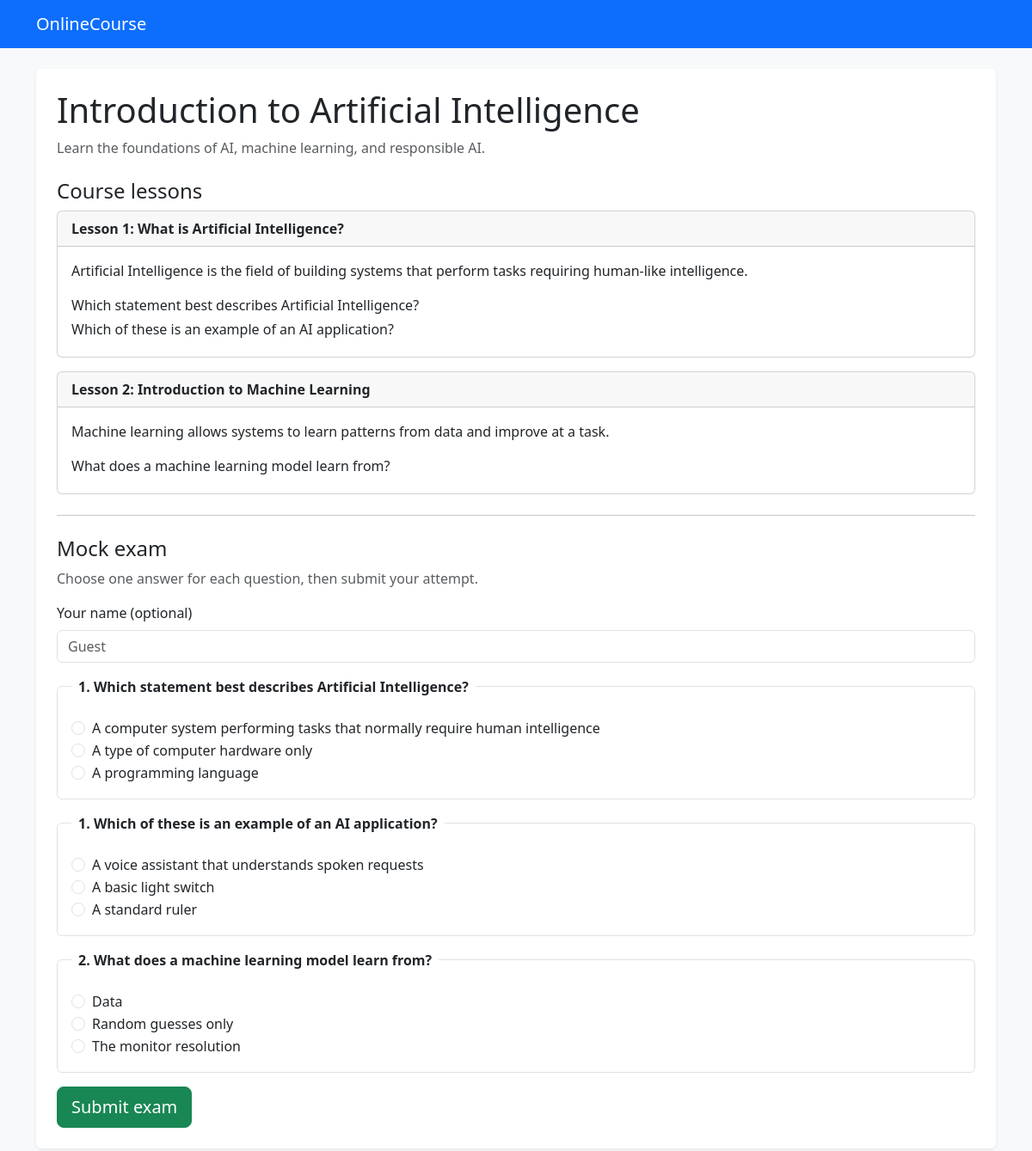
The page /courses/1/ on the database its author committed.
### onlinecourse/models.py (models this page shows, shortened)
class Course(models.Model):
    name = models.CharField(max_length=200)
    description = models.TextField(blank=True)

class Lesson(models.Model):
    course = models.ForeignKey(Course, on_delete=models.CASCADE, related_name="lessons")
    title = models.CharField(max_length=200)
    content = models.TextField(blank=True)
    order = models.PositiveIntegerField(default=1)
    class Meta:
        ordering = ["order", "id"]

class Question(models.Model):
    lesson = models.ForeignKey(Lesson, on_delete=models.CASCADE, related_name="questions")
    question_text = models.CharField(max_length=500)

class Choice(models.Model):
    question = models.ForeignKey(Question, on_delete=models.CASCADE, related_name="choices")
    choice_text = models.CharField(max_length=300)
    is_correct = models.BooleanField(default=False)

### onlinecourse/views.py (the view)
# urls.py: path("<int:course_id>/", views.course_details, name="course_details"),
def course_details(request, course_id):
    course = get_object_or_404(Course.objects.prefetch_related("lessons__questions__choices"), pk=course_id)
    return render(request, "onlinecourse/course_details_bootstrap.html", {"course": course})

### onlinecourse/templates/onlinecourse/course_details_bootstrap.html (shortened to what this page needs)
{% extends "onlinecourse/base.html" %}
{% block content %}
<div class="bg-white p-4 rounded shadow-sm">
  <h1 class="mb-2">{{ course.name }}</h1>
  <p class="text-muted">{{ course.description }}</p>
  <h2 class="h4 mt-4">Course lessons</h2>
  {% for lesson in course.lessons.all %}
    <section class="card mb-3">
      <div class="card-header"><strong>Lesson {{ forloop.counter }}: {{ lesson.title }}</strong></div>
      <div class="card-body">
        <p>{{ lesson.content }}</p>
        {% for question in lesson.questions.all %}
          <p class="mb-1">{{ question.question_text }}</p>
        {% empty %}
          <p class="text-muted">No assessment question for this lesson.</p>
        {% endfor %}
      </div>
    </section>
  {% empty %}
    <p>No lessons have been added yet.</p>
  {% endfor %}
  <hr class="my-4">
  <h2 class="h4">Mock exam</h2>
  <p class="text-muted">Choose one answer for each question, then submit your attempt.</p>
  <form method="post" action="{% url 'onlinecourse:submit' course.id %}">
    <div class="mb-3">
      <label class="form-label" for="student_name">Your name (optional)</label>
      <input class="form-control" id="student_name" name="student_name" maxlength="120" placeholder="Guest">
    </div>
    {% for lesson in course.lessons.all %}
      {% for question in lesson.questions.all %}
        <fieldset class="border rounded p-3 mb-3">
          <legend class="float-none w-auto px-2 fs-6 fw-semibold">{{ forloop.parentloop.counter }}. {{ question.question_text }}</legend>
          {% for choice in question.choices.all %}
            <div class="form-check">
              <input class="form-check-input" type="radio" name="question_{{ question.id }}" id="choice_{{ choice.id }}" value="{{ choice.id }}" required>
              <label class="form-check-label" for="choice_{{ choice.id }}">{{ choice.choice_text }}</label>
            </div>
          {% endfor %}
        </fieldset>
      {% endfor %}
    {% endfor %}
    <button class="btn btn-success btn-lg" type="submit">Submit exam</button>
  </form>
</div>
{% endblock %}

### onlinecourse/templates/onlinecourse/base.html (shortened to what this page needs)
<!doctype html>
<html lang="en">
<head>
  <link href="https://cdn.jsdelivr.net/npm/bootstrap@5.3.3/dist/css/bootstrap.min.css" rel="stylesheet">
</head>
<body class="bg-light">
<nav class="navbar navbar-dark bg-primary mb-4">
  <div class="container"><a class="navbar-brand" href="/">OnlineCourse</a></div>
</nav>
<main class="container pb-5">{% block content %}{% endblock %}</main>
</body>
</html>

### rows shown on the page
Course: name "Introduction to Artificial Intelligence", description "Learn the foundations of AI, machine learning, and responsible AI."
Lesson: title "What is Artificial Intelligence?", content "Artificial Intelligence is the field of building systems that perform tasks requiring human-like intelligence."
Question: question_text "Which statement best describes Artificial Intelligence?"
Question: question_text "Which of these is an example of an AI application?"
Lesson: title "Introduction to Machine Learning", content "Machine learning allows systems to learn patterns from data and improve at a task."
Question: question_text "What does a machine learning model learn from?"
Choice: choice_text "A computer system performing tasks that normally require human intelligence"
Choice: choice_text "A type of computer hardware only"
Choice: choice_text "A programming language"
Choice: choice_text "A voice assistant that understands spoken requests"
Choice: choice_text "A basic light switch"
Choice: choice_text "A standard ruler"
Choice: choice_text "Data"
Choice: choice_text "Random guesses only"
Choice: choice_text "The monitor resolution"
